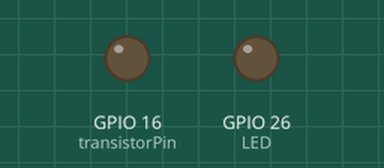
This sketch was run on a simulated ESP32. Parts: output pins drawn as LEDs (lit = HIGH). WiFi joins after 1.5 s; servers stay silent unless stated; uploads are accepted with an empty reply; what the sketch prints to the serial monitor is not drawn. At 6.7 s the program puts the board to deep sleep or switches it off; the recording ends there.

Above: at 1.1 s.
At 3.6 s:
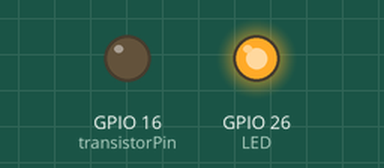
At 5.6 s:
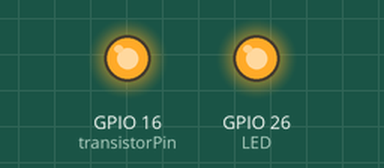
Timing chart, 0 to 6.7 s (numbered marks = the images above):
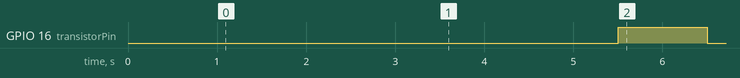

Measured:
- by itself, GPIO 16 (transistorPin): LOW → HIGH at 5.5 s, → LOW 1.0 s later

The sketch:

Upload_Data_Esp.ino
```cpp
#include <WiFi.h>
#include <HTTPClient.h>
#include <ESP_Mail_Client.h>

#define SMTP_HOST "smtp.gmail.com"
#define SMTP_PORT 465

#define AUTHOR_EMAIL "pgeociencias@gmail.com"
#define AUTHOR_PASSWORD "jmymwafnvjgouhqa"

#define RECIPIENT_EMAIL "guilhermecruz760@gmail.com"
#define RECIPIENT_NAME "Guilherme"

// Declare the global variable used SMTPSession object for SMTP transport //
SMTPSession smtp;

// Callback function to check the Author Email status //
void smtpCallback(SMTP_Status status);


const int senPin1 = 34;
const int senPin2 = 32;
const int transistorPin = 16;
const int LED = 26;
unsigned long period = 20;  // 900 seconds = 15 minutes


String URL = "http://geoscienceprojects.space/test_data.php";

const char *ssid = "Vodafone-72BD23";
const char *password = "k97E7mU6uQ";


int value1 = 50;
int value2 = 50;

int sensorValue(int senPin) {
  int aux = 4096 - analogRead(senPin);
  int aux1 = map(aux, 0, 4096, 0, 100);
  Serial.println("-------");
  Serial.println(aux1);
  return (aux1);
}

void connectWiFi() {
  WiFi.mode(WIFI_OFF);
  delay(1000);
  // This line hides the viewing of ESP as a Wi-Fi hotspot
  WiFi.mode(WIFI_STA);

  WiFi.begin(ssid, password);
  Serial.println("Connecting to WiFi");

  while (WiFi.status() != WL_CONNECTED) {
    delay(500);
    Serial.print(".");
  }

  Serial.print("connected to : ");
  Serial.println(ssid);
  Serial.print("IP address: ");
  Serial.println(WiFi.localIP());

  digitalWrite(LED, HIGH);


}

void setup() {
  Serial.begin(115200);

  pinMode(LED, OUTPUT);
  digitalWrite(LED, LOW);

  // Add delay to ensure serial monitor is opened before uploading
  delay(1000);

  // Initialize transistor pin
  pinMode(transistorPin, OUTPUT);
  // Ensure sensors are initially powered off
  digitalWrite(transistorPin, LOW);

  // Connect to WiFi
  connectWiFi();
  // Delay to ensure connection before starting sensor readings
  delay(2000);
  smtp.debug(1);
}


void loop() {
  // Power on the sensors
  digitalWrite(transistorPin, HIGH);
  // Allow sensors to stabilize
  delay(1000);

  // Measure sensor values
  value1 = sensorValue(senPin1);
  value2 = sensorValue(senPin2);
  Serial.println("-------");

  // Power off the sensors
  digitalWrite(transistorPin, LOW);

  String postData = "value1=" + String(value1) + "&value2=" + String(value2);

  HTTPClient http;
  http.begin(URL);
  http.addHeader("Content-Type", "application/x-www-form-urlencoded");

  int httpCode = http.POST(postData);
  String payload = http.getString();

  Serial.print("URL : ");
  Serial.println(URL);
  Serial.print("Data: ");
  Serial.println(postData);
  Serial.print("httpCode: ");
  Serial.println(httpCode);
  Serial.print("payload : ");
  Serial.println(payload);
  Serial.println("--------------------------------------------------");

  if (((value1 + value2) / 2.0) > 85) {
    Session_Config session;
    session.server.host_name = SMTP_HOST;
    session.server.port = SMTP_PORT;
    session.login.email = AUTHOR_EMAIL;
    session.login.password = AUTHOR_PASSWORD;
    session.login.user_domain = "";

    SMTP_Message message;
    message.sender.name = "ESP 32";
    message.sender.email = AUTHOR_EMAIL;
    message.subject = "Soil Humidity is above 85 percent";
    message.addRecipient(RECIPIENT_NAME, RECIPIENT_EMAIL);

    //Send message
    String textMsg = "You must pay attention to possible floods";
    message.text.content = textMsg.c_str();
    message.text.charSet = "us-ascii";
    message.text.transfer_encoding = Content_Transfer_Encoding::enc_7bit;

    if (!smtp.connect(&session))
      printf("Message sent");

    if (!MailClient.sendMail(&smtp, &message))
      Serial.print("Error sending Email" + smtp.errorReason());
  }

  if (((value1 - value2) > 5) || ((value1 - value2) < -5)) {
    Session_Config session;
    session.server.host_name = SMTP_HOST;
    session.server.port = SMTP_PORT;
    session.login.email = AUTHOR_EMAIL;
    session.login.password = AUTHOR_PASSWORD;
    session.login.user_domain = "";

    SMTP_Message message;
    message.sender.name = "ESP 32";
    message.sender.email = AUTHOR_EMAIL;
    message.subject = "Sensors might be misconnected or reading wrong values";
    message.addRecipient(RECIPIENT_NAME, RECIPIENT_EMAIL);

    //Send message
    String textMsg = "The difference between the readings of the two sensors are excedding 5%, which can indicate misreadings or potencial malfunction";
    message.text.content = textMsg.c_str();
    message.text.charSet = "us-ascii";
    message.text.transfer_encoding = Content_Transfer_Encoding::enc_7bit;

    if (!smtp.connect(&session))
      printf("Message sent");

    if (!MailClient.sendMail(&smtp, &message))
      Serial.print("Error sending Email" + smtp.errorReason());
  }

  // Disconnect from WiFi before entering deep sleep
  WiFi.disconnect(true);

  Serial.println("Entering deep sleep");

  // Enter deep sleep for the specified period (in microseconds)
  esp_sleep_enable_timer_wakeup(period * 1000000);
  esp_deep_sleep_start();
  // Check is ESP is really in deep sleep mode
  Serial.println("Deep sleep failed");
}
```
